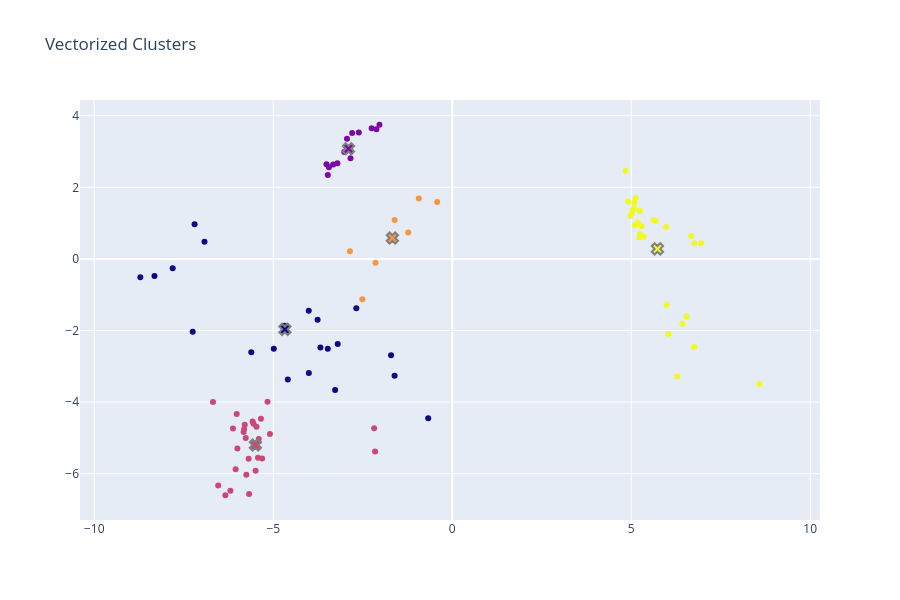

Notebook code for this chart:
### Markdown cell above
Run the code here to check the vectorized implementation. This cell uses the same data as above. To sample new points rerun the cell above.

### Code cell
a_vec, c_vec, i_vec = clustering.k_means_vec(X, k=5)
print(f"converged in {i} iterations")
tests.check_cluster_valid(X, c_vec, a_vec)
visual.plot_clusters(X, c_vec, a_vec, "Vectorized Clusters")
